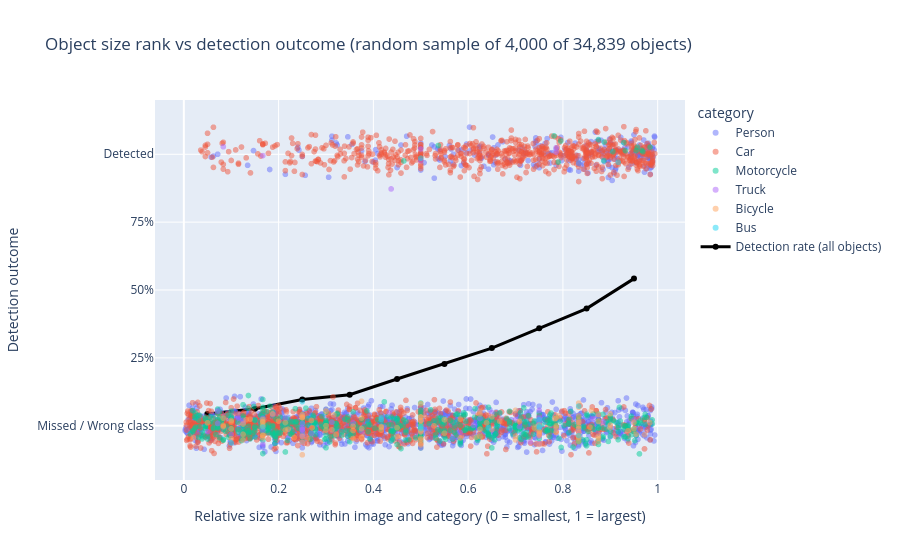

The cell this chart's notebook holds for it:
### Markdown cell above
### Interactive view: every annotated object, not only averages

Each point is one annotated object. The horizontal position is its **size rank within its own image and category**, from 0 (smallest) to 1 (largest), calculated as `(rank − 0.5) / n`. The vertical position separates **correctly detected** objects from objects that were missed or given the wrong class. Hover over a point to see its image name and exact pixel size, then open that image in the image explorer below.

- Image/category groups with **only one object** are excluded, because a single object has no "smaller" or "larger" neighbour.
- Small groups still produce some visible columns of points (e.g. two-object groups always sit at 0.25 and 0.75). This is expected and comes from the ranking, not from the model.
- The black line shows the **detection rate in 10 rank bins**, calculated from *all* eligible objects. The points are a random sample of 4,000, so the chart stays readable.
- The vertical jitter only separates overlapping points visually.

### Code cell
import plotly.graph_objects as go

SAMPLE_SIZE = 4000

group_size = objects.groupby(["image", "gt_class"])["area_px"].transform("size")
scatter_all = objects[group_size >= 2].copy()
scatter_all["n_in_group"] = group_size[group_size >= 2]
rank = scatter_all.groupby(["image", "gt_class"])["area_px"].rank(method="average")
scatter_all["size_rank_in_image"] = (rank - 0.5) / scatter_all["n_in_group"]

# Detection rate per rank bin, from ALL eligible objects (not only the sample)
scatter_all["rank_bin"] = pd.cut(scatter_all["size_rank_in_image"], bins=np.linspace(0, 1, 11), include_lowest=True)
binned = scatter_all.groupby("rank_bin", observed=True)["detected"].mean()
bin_centres = [interval.mid for interval in binned.index]

scatter_objects = scatter_all.sample(n=min(SAMPLE_SIZE, len(scatter_all)), random_state=42)
rng = np.random.default_rng(42)
scatter_objects["detection_y"] = scatter_objects["detected"].astype(float) + rng.normal(0, 0.035, len(scatter_objects))

fig = px.scatter(
    scatter_objects, x="size_rank_in_image", y="detection_y", color="category", opacity=0.5,
    hover_data=["image", "area_px", "status", "n_in_group"],
    title=f"Object size rank vs detection outcome (random sample of {len(scatter_objects):,} of {len(scatter_all):,} objects)",
    labels={"size_rank_in_image": "Relative size rank within image and category (0 = smallest, 1 = largest)",
            "detection_y": "Detection outcome"},
    render_mode="webgl",
)
fig.add_trace(go.Scatter(x=bin_centres, y=binned.values, mode="lines+markers", name="Detection rate (all objects)",
                         line=dict(color="black", width=3)))
fig.update_yaxes(tickvals=[0, 0.25, 0.5, 0.75, 1], ticktext=["Missed / Wrong class", "25%", "50%", "75%", "Detected"],
                 range=[-0.2, 1.2])
fig.show()

print("Objects excluded (only object of its category in its image):", int((group_size < 2).sum()))
print("Detection rate by rank bin:")
display(binned.round(3))

### Figure 1 — Plotly figure (JSON) as saved in the notebook; plotly's stock layout.template omitted (floating-point values rounded to 4 significant figures; data arrays with more than 128 entries replaced by an {"elided": "..."} marker saying what was removed)
{"data": [{"customdata": {"elided": "1604x4 mixed values"}, "hovertemplate": "category=Person<br>Relative size rank within image and category (0 = smallest, 1 = largest)=%{x}<br>Detection outcome=%{y}<br>image=%{customdata[0]}<br>area_px=%{customdata[1]}<br>status=%{customdata[2]}<br>n_in_group=%{customdata[3]}<extra></extra>", "legendgroup": "Person", "marker": {"color": "#636efa", "opacity": 0.5, "symbol": "circle"}, "mode": "markers", "name": "Person", "showlegend": true, "type": "scattergl", "x": {"elided": "1604 float values"}, "xaxis": "x", "y": {"elided": "1604 float values"}, "yaxis": "y"}, {"customdata": {"elided": "1616x4 mixed values"}, "hovertemplate": "category=Car<br>Relative size rank within image and category (0 = smallest, 1 = largest)=%{x}<br>Detection outcome=%{y}<br>image=%{customdata[0]}<br>area_px=%{customdata[1]}<br>status=%{customdata[2]}<br>n_in_group=%{customdata[3]}<extra></extra>", "legendgroup": "Car", "marker": {"color": "#EF553B", "opacity": 0.5, "symbol": "circle"}, "mode": "markers", "name": "Car", "showlegend": true, "type": "scattergl", "x": {"elided": "1616 float values"}, "xaxis": "x", "y": {"elided": "1616 float values"}, "yaxis": "y"}, {"customdata": {"elided": "568x4 mixed values"}, "hovertemplate": "category=Motorcycle<br>Relative size rank within image and category (0 = smallest, 1 = largest)=%{x}<br>Detection outcome=%{y}<br>image=%{customdata[0]}<br>area_px=%{customdata[1]}<br>status=%{customdata[2]}<br>n_in_group=%{customdata[3]}<extra></extra>", "legendgroup": "Motorcycle", "marker": {"color": "#00cc96", "opacity": 0.5, "symbol": "circle"}, "mode": "markers", "name": "Motorcycle", "showlegend": true, "type": "scattergl", "x": {"elided": "568 float values"}, "xaxis": "x", "y": {"elided": "568 float values"}, "yaxis": "y"}, {"customdata": {"elided": "68x4 mixed values"}, "hovertemplate": "category=Truck<br>Relative size rank within image and category (0 = smallest, 1 = largest)=%{x}<br>Detection outcome=%{y}<br>image=%{customdata[0]}<br>area_px=%{customdata[1]}<br>status=%{customdata[2]}<br>n_in_group=%{customdata[3]}<extra></extra>", "legendgroup": "Truck", "marker": {"color": "#ab63fa", "opacity": 0.5, "symbol": "circle"}, "mode": "markers", "name": "Truck", "showlegend": true, "type": "scattergl", "x": [0.5, 0.75, 0.1667, 0.25, 0.875, 0.375, 0.75, 0.25, 0.3125, 0.25, 0.65, 0.08333, 0.2692, 0.6111, 0.1667, 0.5, 0.1, 0.4375, 0.2143, 0.8636, 0.125, 0.7, 0.4333, 0.4231, 0.75, 0.5833, 0.25, 0.7857, 0.7857, 0.75, 0.75, 0.75, 0.75, 0.95, 0.7308, 0.25, 0.1667, 0.25, 0.8333, 0.3571, 0.8333, 0.75, 0.7083, 0.3, 0.25, 0.75, 0.1154, 0.1875, 0.25, 0.5, 0.5667, 0.07143, 0.75, 0.8333, 0.07143, 0.8846, 0.5, 0.05, 0.75, 0.125, 0.8333, 0.75, 0.25, 0.75, 0.1667, 0.625, 0.7857, 0.5], "xaxis": "x", "y": [-0.02236, 0.02581, 0.9951, -0.03875, 0.0351, -0.01944, 0.05657, -0.01602, 0.01267, -0.005964, 0.04774, 1.028, -0.02823, 0.001124, -0.06779, 1.02, -0.0323, 0.8723, 0.02782, 0.02625, 0.01997, 0.02281, 0.04788, -0.005041, 0.01575, -0.02502, -0.06159, 1.008, 1.024, -0.03796, -0.06725, 0.006943, -0.02832, 0.02117, -0.05982, -0.03259, 0.02763, 0.03867, -0.01233, 0.01081, -0.0211, 0.03112, -0.003799, 0.06041, 0.008074, -0.00543, 0.0283, 0.04092, -0.01474, 0.0207, -0.04527, 0.008229, -0.001494, 0.01465, 0.05285, 0.01383, 0.9766, -0.02175, -0.03378, 0.01137, 0.967, -0.03222, -0.01318, -0.005909, -0.01659, 0.02658, -0.01219, -0.08189], "yaxis": "y"}, {"customdata": {"elided": "129x4 mixed values"}, "hovertemplate": "category=Bicycle<br>Relative size rank within image and category (0 = smallest, 1 = largest)=%{x}<br>Detection outcome=%{y}<br>image=%{customdata[0]}<br>area_px=%{customdata[1]}<br>status=%{customdata[2]}<br>n_in_group=%{customdata[3]}<extra></extra>", "legendgroup": "Bicycle", "marker": {"color": "#FFA15A", "opacity": 0.5, "symbol": "circle"}, "mode": "markers", "name": "Bicycle", "showlegend": true, "type": "scattergl", "x": {"elided": "129 float values"}, "xaxis": "x", "y": {"elided": "129 float values"}, "yaxis": "y"}, {"customdata": [["0000244_03500_d_0000008", 1015, "Missed", 3], ["0000295_01400_d_0000028", 912, "Detected", 5], ["0000295_02400_d_0000033", 345, "Missed", 6], ["0000295_02000_d_0000031", 2538, "Missed", 6], ["0000296_01001_d_0000040", 418, "Missed", 6], ["0000295_00000_d_0000021", 891, "Missed", 5], ["0000295_01800_d_0000030", 1440, "Missed", 7], ["0000280_03401_d_0000629", 96, "Missed", 2], ["0000296_01001_d_0000040", 3534, "Missed", 6], ["0000291_01001_d_0000873", 476, "Missed", 3], ["0000295_00000_d_0000021", 1665, "Missed", 5], ["0000295_00800_d_0000025", 38793, "Detected", 6], ["0000327_04201_d_0000732", 918, "Missed", 3], ["0000280_01801_d_0000621", 221, "Missed", 2], ["0000280_01201_d_0000618", 170, "Missed", 3]], "hovertemplate": "category=Bus<br>Relative size rank within image and category (0 = smallest, 1 = largest)=%{x}<br>Detection outcome=%{y}<br>image=%{customdata[0]}<br>area_px=%{customdata[1]}<br>status=%{customdata[2]}<br>n_in_group=%{customdata[3]}<extra></extra>", "legendgroup": "Bus", "marker": {"color": "#19d3f3", "opacity": 0.5, "symbol": "circle"}, "mode": "markers", "name": "Bus", "showlegend": true, "type": "scattergl", "x": [0.8333, 0.5, 0.4167, 0.75, 0.4167, 0.1, 0.6429, 0.25, 0.75, 0.1667, 0.5, 0.9167, 0.8333, 0.75, 0.5], "xaxis": "x", "y": [-0.03646, 0.9856, 0.03125, -0.0002767, 0.02312, -0.06336, -0.00753, 0.08862, 0.02209, -0.004949, -0.003494, 0.9704, 0.07216, -0.006343, -0.01067], "yaxis": "y"}, {"line": {"color": "black", "width": 3}, "mode": "lines+markers", "name": "Detection rate (all objects)", "type": "scatter", "x": [0.0495, 0.15, 0.25, 0.35, 0.45, 0.55, 0.65, 0.75, 0.85, 0.95], "y": [0.04312, 0.06252, 0.09684, 0.114, 0.1721, 0.2276, 0.2859, 0.3588, 0.4316, 0.5419]}], "layout": {"legend": {"title": {"text": "category"}, "tracegroupgap": 0}, "title": {"text": "Object size rank vs detection outcome (random sample of 4,000 of 34,839 objects)"}, "xaxis": {"anchor": "y", "domain": [0, 1], "title": {"text": "Relative size rank within image and category (0 = smallest, 1 = largest)"}}, "yaxis": {"anchor": "x", "domain": [0, 1], "range": [-0.2, 1.2], "ticktext": ["Missed / Wrong class", "25%", "50%", "75%", "Detected"], "tickvals": [0, 0.25, 0.5, 0.75, 1], "title": {"text": "Detection outcome"}}}}
